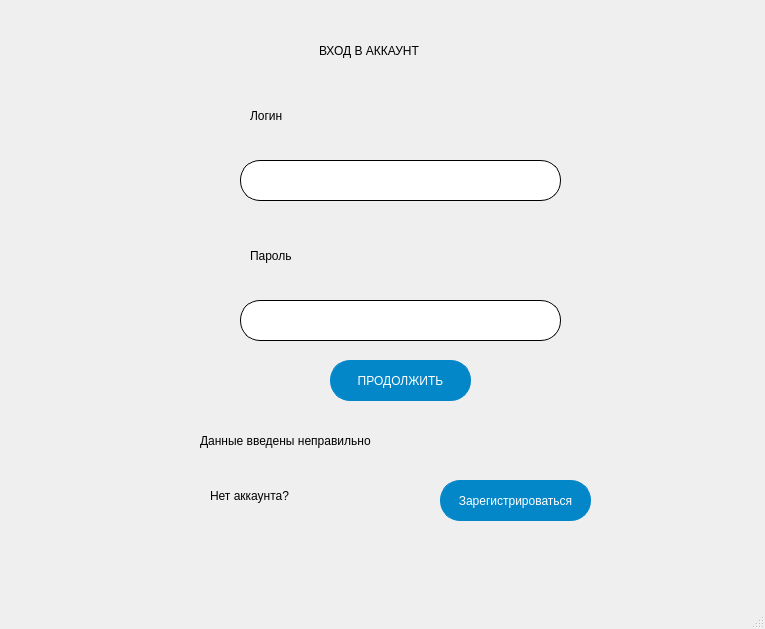
<?xml version="1.0" encoding="UTF-8"?>
<ui version="4.0">
 <class>MainWindow</class>
 <widget class="QMainWindow" name="MainWindow">
  <property name="geometry">
   <rect>
    <x>0</x>
    <y>0</y>
    <width>765</width>
    <height>629</height>
   </rect>
  </property>
  <property name="minimumSize">
   <size>
    <width>765</width>
    <height>629</height>
   </size>
  </property>
  <property name="maximumSize">
   <size>
    <width>765</width>
    <height>629</height>
   </size>
  </property>
  <property name="mouseTracking">
   <bool>true</bool>
  </property>
  <property name="acceptDrops">
   <bool>false</bool>
  </property>
  <property name="windowTitle">
   <string>Вход</string>
  </property>
  <widget class="QWidget" name="centralwidget">
   <widget class="QLabel" name="label">
    <property name="geometry">
     <rect>
      <x>319</x>
      <y>25</y>
      <width>231</width>
      <height>51</height>
     </rect>
    </property>
    <property name="styleSheet">
     <string notr="true">font: 18pt &quot;Comfortaa&quot;;</string>
    </property>
    <property name="text">
     <string>ВХОД В АККАУНТ</string>
    </property>
   </widget>
   <widget class="QLabel" name="label_2">
    <property name="geometry">
     <rect>
      <x>250</x>
      <y>100</y>
      <width>311</width>
      <height>31</height>
     </rect>
    </property>
    <property name="mouseTracking">
     <bool>false</bool>
    </property>
    <property name="styleSheet">
     <string notr="true">font: 18pt &quot;Comfortaa&quot;;</string>
    </property>
    <property name="text">
     <string>Логин</string>
    </property>
   </widget>
   <widget class="QLabel" name="label_3">
    <property name="geometry">
     <rect>
      <x>250</x>
      <y>240</y>
      <width>301</width>
      <height>31</height>
     </rect>
    </property>
    <property name="styleSheet">
     <string notr="true">font: 18pt &quot;Comfortaa&quot;;</string>
    </property>
    <property name="text">
     <string>Пароль</string>
    </property>
   </widget>
   <widget class="QLabel" name="error">
    <property name="geometry">
     <rect>
      <x>200</x>
      <y>420</y>
      <width>421</width>
      <height>41</height>
     </rect>
    </property>
    <property name="styleSheet">
     <string notr="true">font: 18pt &quot;Comfortaa&quot;;
</string>
    </property>
    <property name="text">
     <string>Данные введены неправильно</string>
    </property>
   </widget>
   <widget class="QLineEdit" name="login">
    <property name="geometry">
     <rect>
      <x>240</x>
      <y>160</y>
      <width>321</width>
      <height>41</height>
     </rect>
    </property>
    <property name="styleSheet">
     <string notr="true">font: 14px &quot;Comfortaa&quot;;
border: 1px solid black;
border-radius: 20px;</string>
    </property>
   </widget>
   <widget class="QLineEdit" name="password">
    <property name="geometry">
     <rect>
      <x>240</x>
      <y>300</y>
      <width>321</width>
      <height>41</height>
     </rect>
    </property>
    <property name="styleSheet">
     <string notr="true">font: 14px &quot;Comfortaa&quot;;
border: 1px solid black;
border-radius: 20px;</string>
    </property>
   </widget>
   <widget class="QPushButton" name="enter">
    <property name="geometry">
     <rect>
      <x>330</x>
      <y>360</y>
      <width>141</width>
      <height>41</height>
     </rect>
    </property>
    <property name="cursor">
     <cursorShape>PointingHandCursor</cursorShape>
    </property>
    <property name="styleSheet">
     <string notr="true">font: 12px &quot;Comfortaa&quot;;
background-color: rgb(3, 135, 201);
color: rgb(255, 255, 255);
border: 1px solid rgb(3, 135, 201);
border-radius: 20px;</string>
    </property>
    <property name="text">
     <string>ПРОДОЛЖИТЬ</string>
    </property>
   </widget>
   <widget class="QPushButton" name="reg_btn">
    <property name="geometry">
     <rect>
      <x>440</x>
      <y>480</y>
      <width>151</width>
      <height>41</height>
     </rect>
    </property>
    <property name="cursor">
     <cursorShape>PointingHandCursor</cursorShape>
    </property>
    <property name="mouseTracking">
     <bool>false</bool>
    </property>
    <property name="styleSheet">
     <string notr="true">font: 12px &quot;Comfortaa&quot;;
background-color: rgb(3, 135, 201);
color: rgb(255, 255, 255);
border: 1px solid rgb(3, 135, 201);
border-radius: 20px;</string>
    </property>
    <property name="text">
     <string>Зарегистрироваться</string>
    </property>
   </widget>
   <widget class="QLabel" name="label_5">
    <property name="geometry">
     <rect>
      <x>210</x>
      <y>470</y>
      <width>161</width>
      <height>51</height>
     </rect>
    </property>
    <property name="styleSheet">
     <string notr="true">font: 14px &quot;Comfortaa&quot;;</string>
    </property>
    <property name="text">
     <string>Нет аккаунта?</string>
    </property>
   </widget>
  </widget>
  <widget class="QMenuBar" name="menubar">
   <property name="geometry">
    <rect>
     <x>0</x>
     <y>0</y>
     <width>765</width>
     <height>21</height>
    </rect>
   </property>
  </widget>
  <widget class="QStatusBar" name="statusbar"/>
 </widget>
 <resources/>
 <connections/>
</ui>
